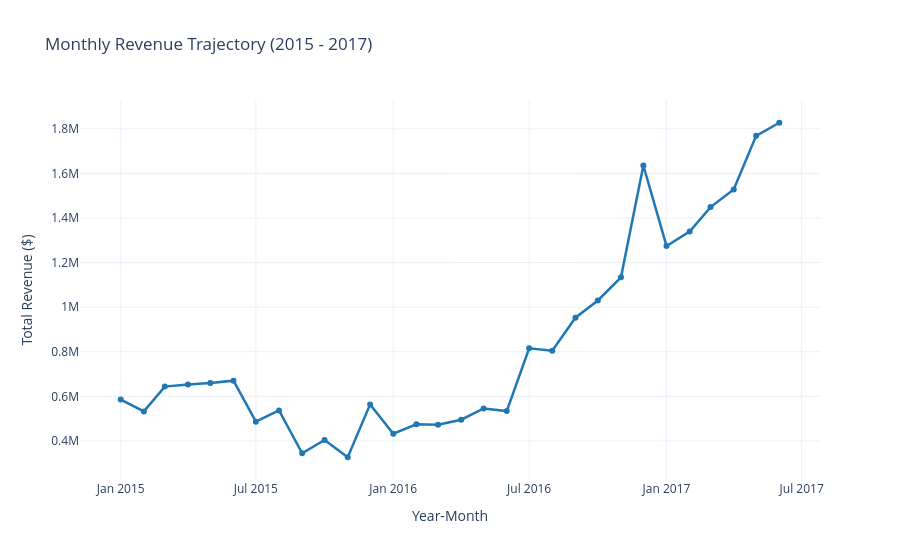

The code cell stored with this chart in its notebook:
### Code cell
# Load Monthly Growth View
df_monthly = load_view("vw_monthly_growth")

# Create Year-Month Display Column
df_monthly['period'] = df_monthly['sales_year'].astype(str) + '-' + df_monthly['sales_month'].astype(str).str.zfill(2)

fig_revenue = px.line(
    df_monthly, 
    x='period', 
    y='current_revenue',
    title='Monthly Revenue Trajectory (2015 - 2017)',
    labels={'period': 'Year-Month', 'current_revenue': 'Total Revenue ($)'},
    markers=True,
    template='plotly_white'
)
fig_revenue.update_traces(line_color='#1f77b4', line_width=2.5)
fig_revenue.show()

### Figure 1 — Plotly figure (JSON) as saved in the notebook; plotly's stock layout.template omitted (floating-point values rounded to 4 significant figures)
{"data": [{"hovertemplate": "Year-Month=%{x}<br>Total Revenue ($)=%{y}<extra></extra>", "legendgroup": "", "line": {"color": "#1f77b4", "dash": "solid", "width": 2.5}, "marker": {"symbol": "circle"}, "mode": "lines+markers", "name": "", "orientation": "v", "showlegend": false, "type": "scatter", "x": ["2015-01", "2015-02", "2015-03", "2015-04", "2015-05", "2015-06", "2015-07", "2015-08", "2015-09", "2015-10", "2015-11", "2015-12", "2016-01", "2016-02", "2016-03", "2016-04", "2016-05", "2016-06", "2016-07", "2016-08", "2016-09", "2016-10", "2016-11", "2016-12", "2017-01", "2017-02", "2017-03", "2017-04", "2017-05", "2017-06"], "xaxis": "x", "y": [585300.0, 532200.0, 643400.0, 653400.0, 659300.0, 670000.0, 486100.0, 536500.0, 344100.0, 404300.0, 326600.0, 563800.0, 432400.0, 474200.0, 472000.0, 495000.0, 545500.0, 533800.0, 815400.0, 804200.0, 952700.0, 1030000.0, 1134000.0, 1635000.0, 1274000.0, 1339000.0, 1449000.0, 1528000.0, 1768000.0, 1827000.0], "yaxis": "y"}], "layout": {"legend": {"tracegroupgap": 0}, "title": {"text": "Monthly Revenue Trajectory (2015 - 2017)"}, "xaxis": {"anchor": "y", "domain": [0, 1], "title": {"text": "Year-Month"}}, "yaxis": {"anchor": "x", "domain": [0, 1], "title": {"text": "Total Revenue ($)"}}}}
